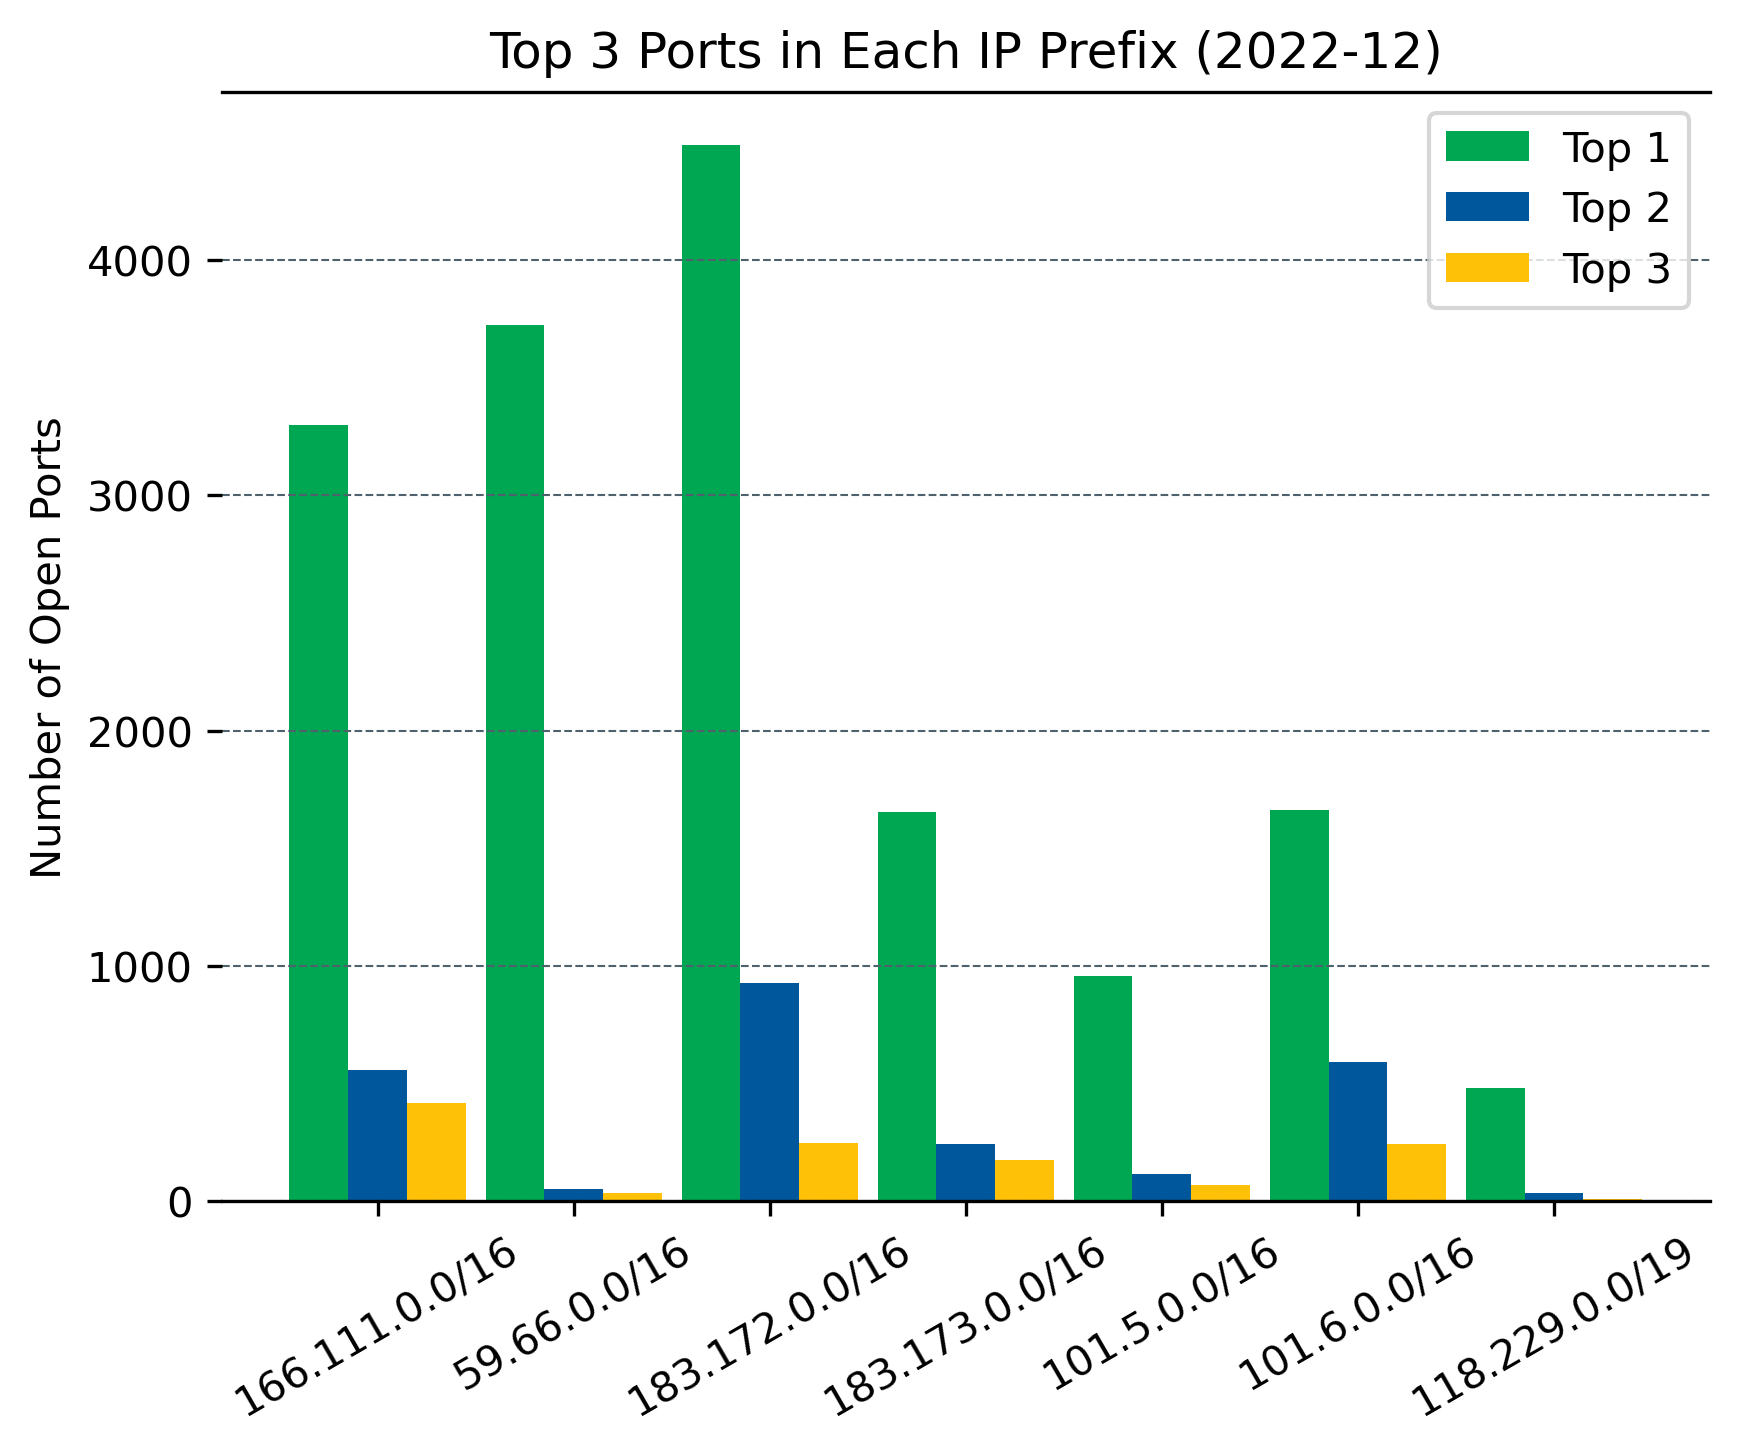

Source code (Python):
import matplotlib.pyplot as plt
import numpy as np

IP_PREFIX = ["166.111", "59.66", "183.172", "183.173", "101.5", "101.6", "118.229"]

def port_dist(data, output_path):
    x_labels = ["166.111.0.0/16", "59.66.0.0/16", "183.172.0.0/16", "183.173.0.0/16", "101.5.0.0/16", "101.6.0.0/16", "118.229.0.0/19"]
    x = np.arange(len(x_labels))
    # y1 = [5000, 5000, 5000, 5000, 5000, 5000, 5000]
    # y2 = [3000, 3000, 3000, 3000, 3000, 3000, 3000]
    # y3 = [2000, 2000, 2000, 2000, 2000, 2000, 2000]

    stats = {}
    for ip in data:
        prefix = ip.split(".")[0] + "." + ip.split(".")[1]
        if prefix not in stats:
            stats[prefix] = {}
        for port in data[ip]:
            if port not in stats[prefix]:
                stats[prefix][port] = 0
            stats[prefix][port] += 1

    y1 = []
    y1_label = []
    y2 = []
    y2_label = []
    y3 = []
    y3_label = []

    for prefix in IP_PREFIX:
        if prefix not in stats:
            y1.append(0)
            y1_label.append("")
            y2.append(0)
            y2_label.append("")
            y3.append(0)
            y3_label.append("")
            continue
        sorted_ports = sorted(stats[prefix], key=lambda x: stats[prefix][x], reverse=True)
        y1.append(stats[prefix][sorted_ports[0]])
        y1_label.append(sorted_ports[0])
        y2.append(stats[prefix][sorted_ports[1]])
        y2_label.append(sorted_ports[1])
        y3.append(stats[prefix][sorted_ports[2]])
        y3_label.append(sorted_ports[2])


    plt.figure(1, dpi=300)
    plt.title("Top 3 Ports in Each IP Prefix (2022-12)")
    ax = plt.subplot(1, 1, 1)

    ax.spines["left"].set_visible(False)
    ax.spines["right"].set_visible(False)

    ax.grid(ls = "--", lw=0.5, color="#4E616C", axis="y")
    ax.xaxis.set_tick_params(rotation=30)
    ax.set_ylabel("Number of Open Ports")
    ax.set_xticks(x)
    ax.set_xticklabels(x_labels)

    width = 0.3

    ax.bar(x - width, y1, width, bottom=0, color="#00A752", label="Top 1")
    ax.bar(x, y2, width, bottom=0, color="#00579C", label="Top 2")
    ax.bar(x + width, y3, width, bottom=0, color="#FFC107", label="Top 3")

    ax.legend(loc="upper right")

    print("##### Top 1 #####")
    print(y1_label)
    print(y1)
    print("##### Top 2 #####")
    print(y2_label)
    print(y2)
    print("##### Top 3 #####")
    print(y3_label)
    print(y3)

    # Add data text
    # for a, b, c in zip(x, y1, y1_label):
    #     ax.text(a, b, b, ha='center', va='bottom', fontsize=8)
    #     ax.text(a, b, c, ha='center', va='top', fontsize=8)
    
    # for a, b, c in zip(x_labels, y2, y2_label):
    #     ax.text(a, b, b, ha='center', va='bottom', fontsize=8)
    #     ax.text(a, b, c, ha='center', va='top', fontsize=8)

    # for a, b, c in zip(x_labels, y3, y3_label):
    #     ax.text(a, b, b, ha='center', va='bottom', fontsize=8)
    #     ax.text(a, b, c, ha='center', va='top', fontsize=8)

    plt.savefig(output_path, dpi=300, bbox_inches='tight')